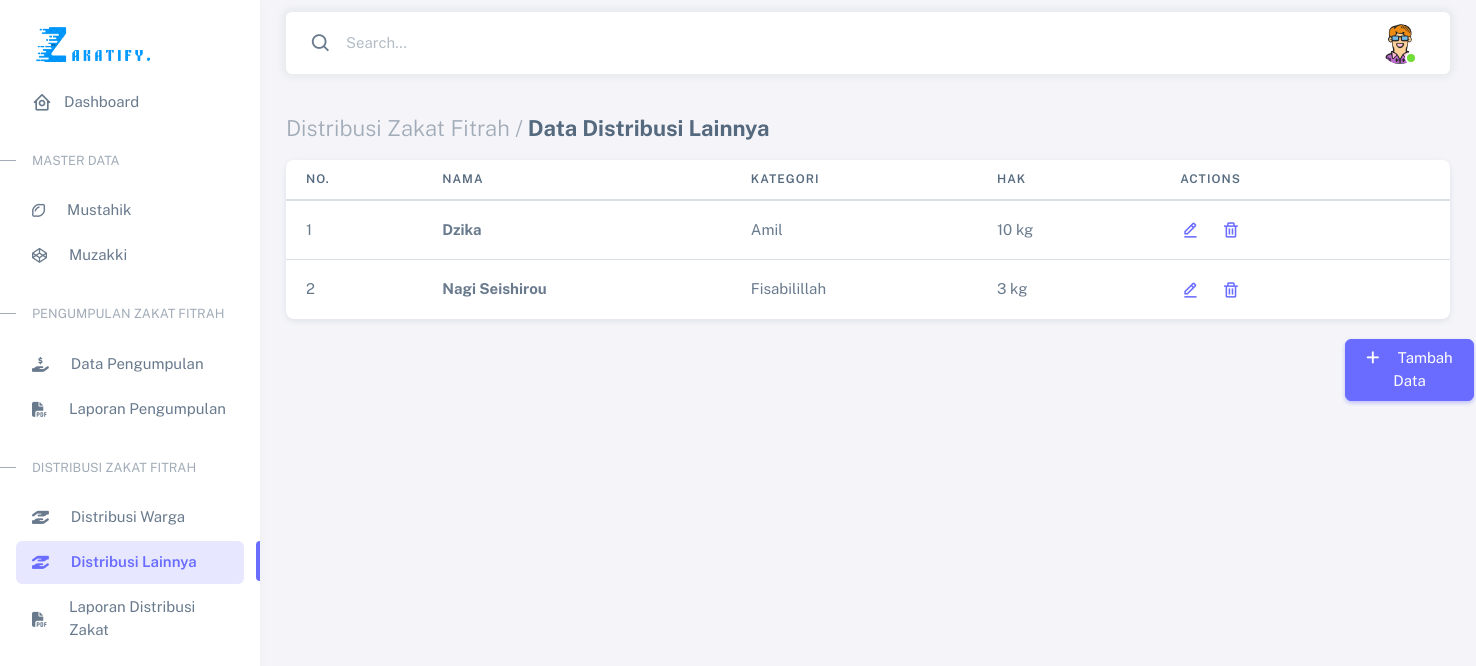
The app's page /admin/html/distribusi_lainnya.php with its own data.
### tables this page shows
CREATE TABLE `mustahik_lainnya` (
  `id_mustahiklainnya` int(17) NOT NULL,
  `nama` varchar(100) NOT NULL,
  `kategori` enum('Amil','Fisabilillah','Ibnu Sabil','Muallaf') NOT NULL,
  `hak` int(20) NOT NULL
);

### admin/html/functions.php (called while the page is built, shortened)
<?php
$conn = mysqli_connect("localhost", "root", "", "zakatfitrah");
function query($query)
{
    global $conn;
    $result = mysqli_query($conn, $query);
    $rows = [];
    while ($row = mysqli_fetch_assoc($result)) {
        $rows[] = $row;
    }
    return $rows;
}

### admin/html/distribusi_lainnya.php (the view, shortened to what this page needs)
<?php
include('functions.php');
$mustahiklainnya = query("SELECT * FROM mustahik_lainnya");
?>
<!DOCTYPE html>
<html lang="en" class="light-style layout-menu-fixed" dir="ltr" data-theme="theme-default" data-assets-path="../assets/" data-template="vertical-menu-template-free">
<head>
    <link rel="stylesheet" href="../assets/vendor/fonts/boxicons.css" />
    <link rel="stylesheet" href="../assets/vendor/css/core.css" class="template-customizer-core-css" />
    <link rel="stylesheet" href="../assets/vendor/css/theme-default.css" class="template-customizer-theme-css" />
    <link rel="stylesheet" href="../assets/css/demo.css" />
    <link rel="stylesheet" href="../assets/vendor/libs/perfect-scrollbar/perfect-scrollbar.css" />
    <link rel="stylesheet" href="../assets/vendor/libs/apex-charts/apex-charts.css" />
</head>
<body>
    <div class="layout-wrapper layout-content-navbar">
        <div class="layout-container">
            <aside id="layout-menu" class="layout-menu menu-vertical menu bg-menu-theme">
                <div class="app-brand demo">
                    <a href="index.html" class="app-brand-link">
                        <span class="app-brand-text demo menu-text fw-bolder"><img src="../../assets/img/logo.png" alt="" height="40" width="120"></span>
                    </a>
                </div>
                <ul class="menu-inner py-1">
                    <li class="menu-item">
                        <a href="admin.php" class="menu-link">
                            <i class="menu-icon tf-icons bx bx-home-circle"></i>
                            <div data-i18n="Analytics">Dashboard</div>
                        </a>
                    </li>
                    <li class="menu-header small text-uppercase">
                        <span class="menu-header-text">Master Data</span>
                    </li>
                    <li class="menu-item">
                        <a href="data_mustahik.php" class="menu-link">
                            <i class="fa-regular fa-lemon"></i>
                            <span>⠀⠀</span>
                            <div data-i18n="Misc">Mustahik</div>
                        </a>
                    </li>
                    <li class="menu-item">
                        <a href="data_muzakki.php" class="menu-link">
                            <i class="fa-brands fa-codepen"></i>
                            <span>⠀⠀</span>
                            <div data-i18n="Misc">Muzakki</div>
                        </a>
                    </li>
                    <li class="menu-header small text-uppercase"><span class="menu-header-text">Pengumpulan Zakat Fitrah</span></li>
                    <li class="menu-item">
                        <a href="data_pengumpulan.php" class="menu-link">
                            <i class="fa-solid fa-hand-holding-dollar"></i>
                            <span>⠀⠀</span>
                            <div data-i18n="Form Elements">Data Pengumpulan</div>
                        </a>
                    </li>
                    <li class="menu-item">
                        <a href="pdf_pengumpulan.php" class="menu-link">
                            <i class="fa-solid fa-file-pdf"></i>
                            <span>⠀⠀</span>
                            <div data-i18n="Form Layouts">Laporan Pengumpulan</div>
                        </a>
                    </li>
                    <li class="menu-header small text-uppercase"><span class="menu-header-text">Distribusi Zakat Fitrah</span></li>
                    <li class="menu-item">
                        <a href="distribusi_warga.php" class="menu-link">
                            <i class="fa-solid fa-hand-holding-hand"></i>
                            <span>⠀⠀</span>
                            <div data-i18n="Tables">Distribusi Warga</div>
                        </a>
                    </li>
                    <li class="menu-item active">
                        <a href="distribusi_lainnya.php" class="menu-link">
                            <i class="fa-solid fa-hand-holding-hand"></i>
                            <span>⠀⠀</span>
                            <div data-i18n="Tables">Distribusi Lainnya</div>
                        </a>
                    </li>
                    <li class="menu-item">
                        <a href="pdf_distribusi.php" class="menu-link">
                            <i class="fa-solid fa-file-pdf"></i>
                            <span>⠀⠀</span>
                            <div data-i18n="Tables">Laporan Distribusi Zakat</div>
                        </a>
                    </li>
                </ul>
            </aside>
            <div class="layout-page">
                <nav class="layout-navbar container-xxl navbar navbar-expand-xl navbar-detached align-items-center bg-navbar-theme" id="layout-navbar">
                    <div class="navbar-nav-right d-flex align-items-center" id="navbar-collapse">
                        <div class="navbar-nav align-items-center">
                            <div class="nav-item d-flex align-items-center">
                                <i class="bx bx-search fs-4 lh-0"></i>
                                <input type="text" class="form-control border-0 shadow-none" placeholder="Search..." aria-label="Search..." />
                            </div>
                        </div>
                        <ul class="navbar-nav flex-row align-items-center ms-auto">
                            <li class="nav-item navbar-dropdown dropdown-user dropdown">
                                <a class="nav-link dropdown-toggle hide-arrow" href="javascript:void(0);" data-bs-toggle="dropdown">
                                    <div class="avatar avatar-online">
                                        <img src="../assets/img/avatars/mann.png" alt class="w-px-40 h-auto rounded-circle" />
                                    </div>
                                </a>
                            </li>
                        </ul>
                    </div>
                </nav>
                <div class="content-wrapper">
                    <div class="container-xxl flex-grow-1 container-p-y">
                        <h4 class="fw-bold py-3 mb-1"><span class="text-muted fw-light">Distribusi Zakat Fitrah /</span> Data Distribusi Lainnya</h4>
                        <div class="card">
                            <div class="table-responsive text-nowrap">
                                <table class="table">
                                    <thead>
                                        <tr>
                                            <th>No.</th>
                                            <th>Nama</th>
                                            <th>Kategori</th>
                                            <th>Hak</th>
                                            <th style="padding-left:40px;">Actions</th>
                                        </tr>
                                    </thead>
                                    <tbody class="table-border-bottom-0">
                                        <?php $i = 1; ?>
                                        <?php foreach ($mustahiklainnya as $row) : ?>
                                            <tr>
                                                <td><?= $i; ?></td>
                                                <td></i> <strong><?= $row["nama"]; ?></strong></td>
                                                <td><?= $row["kategori"]; ?></td>
                                                <td><?= $row["hak"]; ?> kg</td>
                                                <td>
                                                    <div class="btn">
                                                        <a href="edit_lainnya.php?id_mustahiklainnya=<?= $row["id_mustahiklainnya"]; ?>"><i class="bx bx-edit-alt me-1"></i></a> <span>⠀</span>
                                                        <a href="hapus_lainnya.php?id_mustahiklainnya=<?= $row["id_mustahiklainnya"]; ?>"><i class="bx bx-trash me-1"></i></a>
                                                    </div>
                                                </td>
                                            </tr>
                                            <?php $i++; ?>
                                        <?php endforeach; ?>
                                    </tbody>
                                </table>
                            </div>
                        </div>
                        <a href="input_lainnya.php" class="card-header"><button style="margin-top:20px; margin-left: 1035px;" type="button" class="btn btn-primary"><i class="fa-solid fa-plus"></i>
                                <span>⠀</span> Tambah Data</button></a>
                    </div>
                </div>
            </div>
        </div>
    </div>
</body>
</html>

### admin/assets/css/demo.css (style rules this page uses)
.menu .app-brand.demo { height: 64px; margin-top: 12px; }
.app-brand-text.demo { font-size: 1.75rem; letter-spacing: -0.5px; text-transform: lowercase; }

### records on screen
mustahik_lainnya: nama "Dzika", kategori "Amil", hak "10"
mustahik_lainnya: nama "Nagi Seishirou", kategori "Fisabilillah", hak "3"
